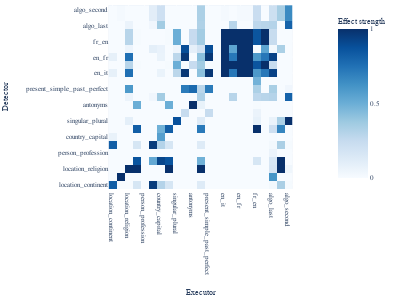

Notebook cell for this chart:
### Code cell
import json
import pandas as pd
import numpy as np
import plotly.express as px

# Load the data
with open("micrlhf-progress/attn_results_4.jsonl") as f:
    results = [json.loads(line) for line in f]

results = pd.DataFrame(results)

results["source"] = results["source"].map(detectors).apply(lambda x: ", ".join(x))
results["target"] = results["target"].map(executors).apply(lambda x: ", ".join(x))

# all_tasks = results["task"].unique().tolist()

# all_tasks = results["task"].unique().tolist()
all_tasks = list(tasks.keys())
# all_tasks = sorted(all_tasks)
all_detectors = all_tasks  # Sort detectors
all_executors = all_tasks  # Sort executors to mirror detectors

# Prepare data for heatmap
# heatmap_data = np.zeros((len(all_tasks), len(all_executors)))
heatmap_data = [[[] for _ in range(len(all_tasks))] for _ in range(len(all_detectors))]


for i, task in enumerate(all_tasks):
    task_results = results[results["task"] == task]

    max_value = task_results["proportions"].apply(lambda x: np.mean(x)).max()
    # max_value = 1  # Normalize to 1 as per original logic


    for k, detector in enumerate(all_detectors):
        for j, executor in enumerate(all_executors):
            entry = task_results[(task_results["source"].str.contains(detector)) & (task_results["target"].str.contains(executor))]
            value = np.mean(entry["proportions"].values[0]) / max_value if len(entry) > 0 else 0
            
            if value > 0:
                heatmap_data[k][j].append(value)

            # heatmap_data[k, j] += value

heatmap_data = np.array([[np.mean([0] if not x else x) for x in row] for row in heatmap_data])


heatmap_data = np.flip(heatmap_data, axis=0)  # Flip the data to match the order of detectors

# Create heatmap with sorted x and y labels
fig = px.imshow(
    heatmap_data,
    labels=dict(x="Executor", y="Detector", color="Effect strength"),
    x=all_executors,
    y=all_tasks[::-1],
    # title="Effect of disabling detector features on executor features across all tasks",
    color_continuous_scale="Blues"  # Or any other preferred color scale
)

# Sort the x-axis to mirror the sorted y-axis (detectors)
fig.update_layout(
    height=800,
    width=600
)

fig.update_layout(width =400, height=300, 
                font_family="Serif", font_size=7, 
                margin_l=5, margin_t=5, margin_b=5, margin_r=5)

import plotly.io as pio
pio.write_image(fig, "micrlhf-progress/images/detectors-executors.pdf", width =400, height=300)

# fig.write_image("micrlhf-progress/images/detectors-executors.svg")

# Display the plot
fig.show()

### Figure 1 — Plotly figure (JSON) as saved in the notebook; plotly's stock layout.template omitted (floating-point values rounded to 4 significant figures; data arrays with more than 128 entries replaced by an {"elided": "..."} marker saying what was removed)
{"data": [{"coloraxis": "coloraxis", "hovertemplate": "Executor: %{x}<br>Detector: %{y}<br>Effect strength: %{z}<extra></extra>", "name": "0", "type": "heatmap", "x": ["location_continent", "football_player_position", "location_religion", "location_language", "person_profession", "location_country", "country_capital", "person_language", "singular_plural", "present_simple_past_simple", "antonyms", "plural_singular", "present_simple_past_perfect", "present_simple_gerund", "en_it", "it_en", "en_fr", "en_es", "fr_en", "es_en", "algo_last", "algo_first", "algo_second"], "xaxis": "x", "y": ["algo_second", "algo_first", "algo_last", "es_en", "fr_en", "en_es", "en_fr", "it_en", "en_it", "present_simple_gerund", "present_simple_past_perfect", "plural_singular", "antonyms", "present_simple_past_simple", "singular_plural", "person_language", "country_capital", "location_country", "person_profession", "location_language", "location_religion", "football_player_position", "location_continent"], "yaxis": "y", "z": {"elided": "23x23 float values"}}], "layout": {"coloraxis": {"colorbar": {"title": {"text": "Effect strength"}}, "colorscale": [[0, "rgb(247,251,255)"], [0.125, "rgb(222,235,247)"], [0.25, "rgb(198,219,239)"], [0.375, "rgb(158,202,225)"], [0.5, "rgb(107,174,214)"], [0.625, "rgb(66,146,198)"], [0.75, "rgb(33,113,181)"], [0.875, "rgb(8,81,156)"], [1, "rgb(8,48,107)"]]}, "font": {"family": "Serif", "size": 7}, "height": 300, "margin": {"b": 5, "l": 5, "r": 5, "t": 5}, "width": 400, "xaxis": {"anchor": "y", "constrain": "domain", "domain": [0, 1], "scaleanchor": "y", "title": {"text": "Executor"}}, "yaxis": {"anchor": "x", "autorange": "reversed", "constrain": "domain", "domain": [0, 1], "title": {"text": "Detector"}}}}
